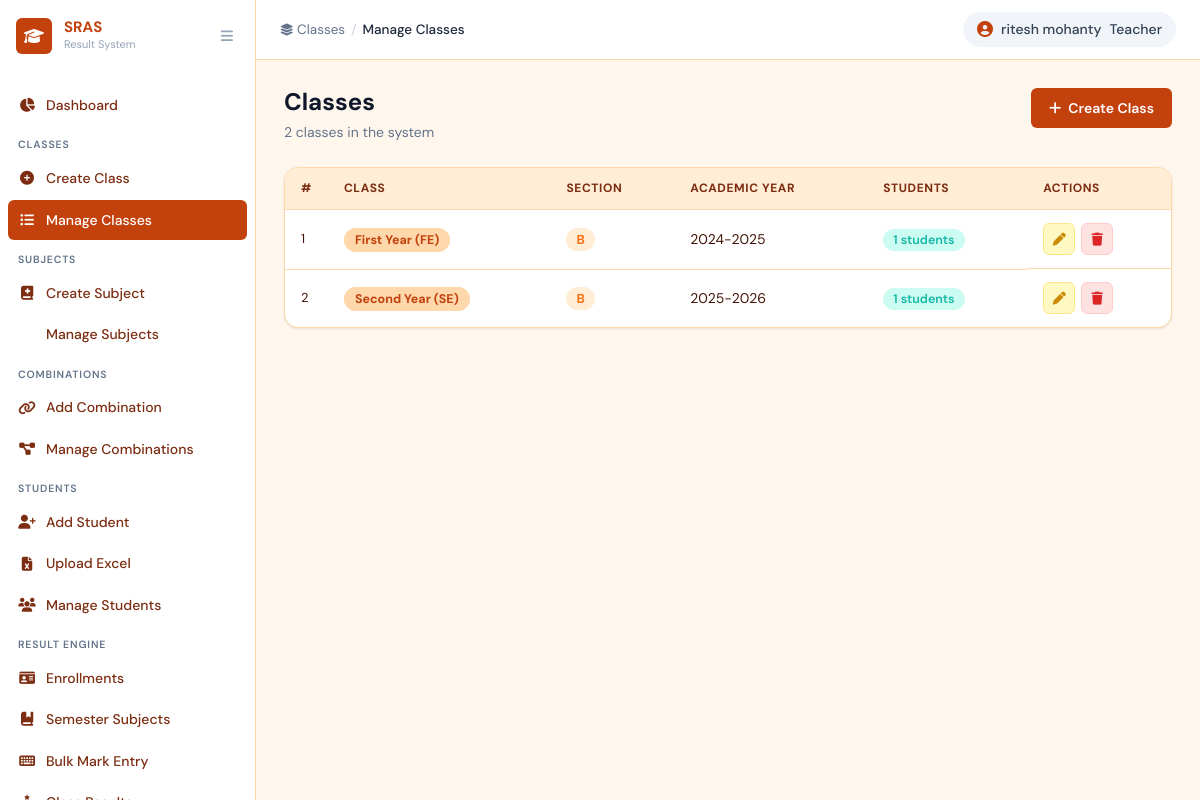
The app's page /classes/ (signed in) with its own data.
### core/models.py (models this page shows, shortened)
class Teacher(models.Model):
    name = models.CharField(max_length=150, verbose_name="Full Name")
    email = models.EmailField(unique=True, verbose_name="Email")
    password = models.CharField(max_length=255, verbose_name="Password (hashed)")
    is_active = models.BooleanField(default=True)
    created_at = models.DateTimeField(auto_now_add=True)
    updated_at = models.DateTimeField(auto_now=True)
    class Meta:
        verbose_name = "Teacher"
        verbose_name_plural = "Teachers"
        ordering = ["name"]

class StudentClass(models.Model):
    CLASS_YEAR_CHOICES = [
        ('FE', 'First Year (FE)'), ('SE', 'Second Year (SE)'),
        ('TE', 'Third Year (TE)'), ('BE', 'Fourth Year (BE)'),
    ]
    class_year    = models.CharField(max_length=2, choices=CLASS_YEAR_CHOICES, verbose_name='Class Year')
    section       = models.CharField(max_length=5, verbose_name='Section', help_text='e.g. A, B, C')
    academic_year = models.CharField(max_length=10, verbose_name='Academic Year', help_text='e.g. 2024-25')
    created_at    = models.DateTimeField(auto_now_add=True)
    updated_at    = models.DateTimeField(auto_now=True)
    class Meta:
        unique_together = ('class_year', 'section', 'academic_year')
        ordering = ['class_year', 'section', 'academic_year']
        verbose_name = 'Student Class'
        verbose_name_plural = 'Student Classes'

### core/views.py (the view)
    def wrapper(request, *args, **kwargs):
        if not _get_current_teacher(request):
            messages.error(request, 'You must be logged in as a teacher.')
            return redirect('login')
        return view_func(request, *args, **kwargs)

### core/views.py (called while the page is built)
def _get_current_teacher(request):
    if request.session.get('user_type') != 'teacher':
        return None
    return Teacher.objects.filter(pk=request.session.get('user_id'), is_active=True).first()

def teacher_required(view_func):
    def wrapper(request, *args, **kwargs):
        if not _get_current_teacher(request):
            messages.error(request, 'You must be logged in as a teacher.')
            return redirect('login')
        return view_func(request, *args, **kwargs)
    wrapper.__name__ = view_func.__name__
    return wrapper

@teacher_required
def class_list(request):
    classes = StudentClass.objects.annotate(
        student_count=Count('enrollments')
    ).order_by('class_year', 'section')
    return render(request, 'core/class_list.html', {'classes': classes})

### core/templates/core/class_list.html (shortened to what this page needs)
{% extends 'core/base.html' %}
{% block breadcrumb %}
<span class="breadcrumb-item"><i class="fas fa-layer-group"></i> Classes</span>
<span class="breadcrumb-sep">/</span>
<span class="breadcrumb-item active">Manage Classes</span>
{% endblock %}
{% block content %}
<div class="page-header">
  <div>
    <h1 class="page-title">Classes</h1>
    <p class="page-subtitle">{{ classes|length }} class{{ classes|length|pluralize:"es" }} in the system</p>
  </div>
  <a href="{% url 'class_create' %}" class="btn btn-primary"><i class="fas fa-plus"></i> Create Class</a>
</div>
<div class="section-card">
  {% if classes %}
  <table class="data-table">
    <thead>
      <tr>
        <th>#</th>
        <th>Class</th>
        <th>Section</th>
        <th>Academic Year</th>
        <th>Students</th>
        <th>Actions</th>
      </tr>
    </thead>
    <tbody>
      {% for cls in classes %}
      <tr>
        <td class="td-num">{{ forloop.counter }}</td>
        <td><span class="badge-class">{{ cls.get_class_year_display }}</span></td>
        <td><span class="badge-section">{{ cls.section }}</span></td>
        <td>{{ cls.academic_year }}</td>
        <td><span class="badge-count">{{ cls.student_count }} students</span></td>
        <td class="td-actions">
          <a href="{% url 'class_edit' cls.pk %}" class="btn-icon btn-edit" title="Edit"><i class="fas fa-pen"></i></a>
          <a href="{% url 'class_delete' cls.pk %}" class="btn-icon btn-delete" title="Delete"><i class="fas fa-trash"></i></a>
        </td>
      </tr>
      {% endfor %}
    </tbody>
  </table>
  {% endif %}
</div>
{% endblock %}

### core/templates/core/base.html (shortened to what this page needs)
<!DOCTYPE html>
<html lang="en">
<head>
  <link rel="stylesheet" href="https://cdnjs.cloudflare.com/ajax/libs/font-awesome/6.5.0/css/all.min.css" />
  <link rel="stylesheet" href="/static/css/main.css" />
</head>
<body class="app-layout">
  <aside class="sidebar" id="sidebar">
    <div class="sidebar-header">
      <div class="sidebar-logo">
        <span class="logo-icon"><i class="fas fa-graduation-cap"></i></span>
        <div class="logo-text">
          <span class="logo-title">SRAS</span>
          <span class="logo-sub">Result System</span>
        </div>
      </div>
      <button class="sidebar-toggle" id="sidebarToggle"><i class="fas fa-bars"></i></button>
    </div>
    <nav class="sidebar-nav">
      <div class="nav-section">
        <a href="{% url 'dashboard' %}"
          class="nav-item {% if request.resolver_match.url_name == 'dashboard' %}active{% endif %}">
          <i class="fas fa-chart-pie"></i><span>Dashboard</span>
        </a>
      </div>
      <div class="nav-section">
        <div class="nav-label">Classes</div>
        <a href="{% url 'class_create' %}"
          class="nav-item {% if request.resolver_match.url_name == 'class_create' %}active{% endif %}">
          <i class="fas fa-plus-circle"></i><span>Create Class</span>
        </a>
        <a href="{% url 'class_list' %}"
          class="nav-item {% if request.resolver_match.url_name == 'class_list' %}active{% endif %}">
          <i class="fas fa-list-ul"></i><span>Manage Classes</span>
        </a>
      </div>
      <div class="nav-section">
        <div class="nav-label">Subjects</div>
        <a href="{% url 'subject_create' %}"
          class="nav-item {% if request.resolver_match.url_name == 'subject_create' %}active{% endif %}">
          <i class="fas fa-book-medical"></i><span>Create Subject</span>
        </a>
        <a href="{% url 'subject_list' %}"
          class="nav-item {% if request.resolver_match.url_name == 'subject_list' %}active{% endif %}">
          <span>Manage Subjects</span>
        </a>
      </div>
      <div class="nav-section">
        <div class="nav-label">Combinations</div>
        <a href="{% url 'combination_create' %}"
          class="nav-item {% if request.resolver_match.url_name == 'combination_create' %}active{% endif %}">
          <i class="fas fa-link"></i><span>Add Combination</span>
        </a>
        <a href="{% url 'combination_list' %}"
          class="nav-item {% if request.resolver_match.url_name == 'combination_list' %}active{% endif %}">
          <i class="fas fa-project-diagram"></i><span>Manage Combinations</span>
        </a>
      </div>
      <div class="nav-section">
        <div class="nav-label">Students</div>
        <a href="{% url 'student_create' %}"
          class="nav-item {% if request.resolver_match.url_name == 'student_create' %}active{% endif %}">
          <i class="fas fa-user-plus"></i><span>Add Student</span>
        </a>
        <a href="{% url 'student_upload' %}"
          class="nav-item {% if request.resolver_match.url_name == 'student_upload' %}active{% endif %}">
          <i class="fas fa-file-excel"></i><span>Upload Excel</span>
        </a>
        <a href="{% url 'student_list' %}"
          class="nav-item {% if request.resolver_match.url_name == 'student_list' %}active{% endif %}">
          <i class="fas fa-users"></i><span>Manage Students</span>
        </a>
      </div>
      <div class="nav-section">
        <div class="nav-label">Result Engine</div>
        <a href="{% url 're_enrollment_list' %}"
          class="nav-item {% if 're_enrollment' in request.resolver_match.url_name|default:'' %}active{% endif %}">
          <i class="fas fa-id-card"></i><span>Enrollments</span>
        </a>
        <a href="{% url 're_semester_subject_list' %}"
          class="nav-item {% if 're_semester_subject' in request.resolver_match.url_name|default:'' %}active{% endif %}">
          <i class="fas fa-book-bookmark"></i><span>Semester Subjects</span>
        </a>
        <a href="{% url 're_bulk_entry' %}"
          class="nav-item {% if request.resolver_match.url_name == 're_bulk_entry' %}active{% endif %}">
          <i class="fas fa-keyboard"></i><span>Bulk Mark Entry</span>
        </a>
        <a href="{% url 're_result_list' %}"
          class="nav-item {% if request.resolver_match.url_name == 're_result_list' %}active{% endif %}">
          <i class="fas fa-ranking-star"></i><span>Class Results</span>
        </a>
      </div>
    </nav>
  </aside>
  <main class="main-content" id="mainContent">
    <header class="topbar">
      <div class="topbar-left">
        <nav class="breadcrumb-nav">
          {% block breadcrumb %}{% endblock %}
        </nav>
      </div>
      <div class="topbar-right">
        <span class="topbar-user">
          <i class="fas fa-circle-user"></i>
          {{ request.session.user_name|default:"Teacher" }}
          <span class="role-chip">Teacher</span>
        </span>
      </div>
    </header>
    <div class="page-content">
      {% block content %}{% endblock %}
    </div>
  </main>
</body>
</html>

### records on screen
Teacher: session.user_name "ritesh mohanty"
StudentClass: class_year "First Year (FE)", section "B", academic_year "2024-2025", student_count "1"
StudentClass: class_year "Second Year (SE)", section "B", academic_year "2025-2026", student_count "1"

### other values on screen
{{ classes|length }} "2"
